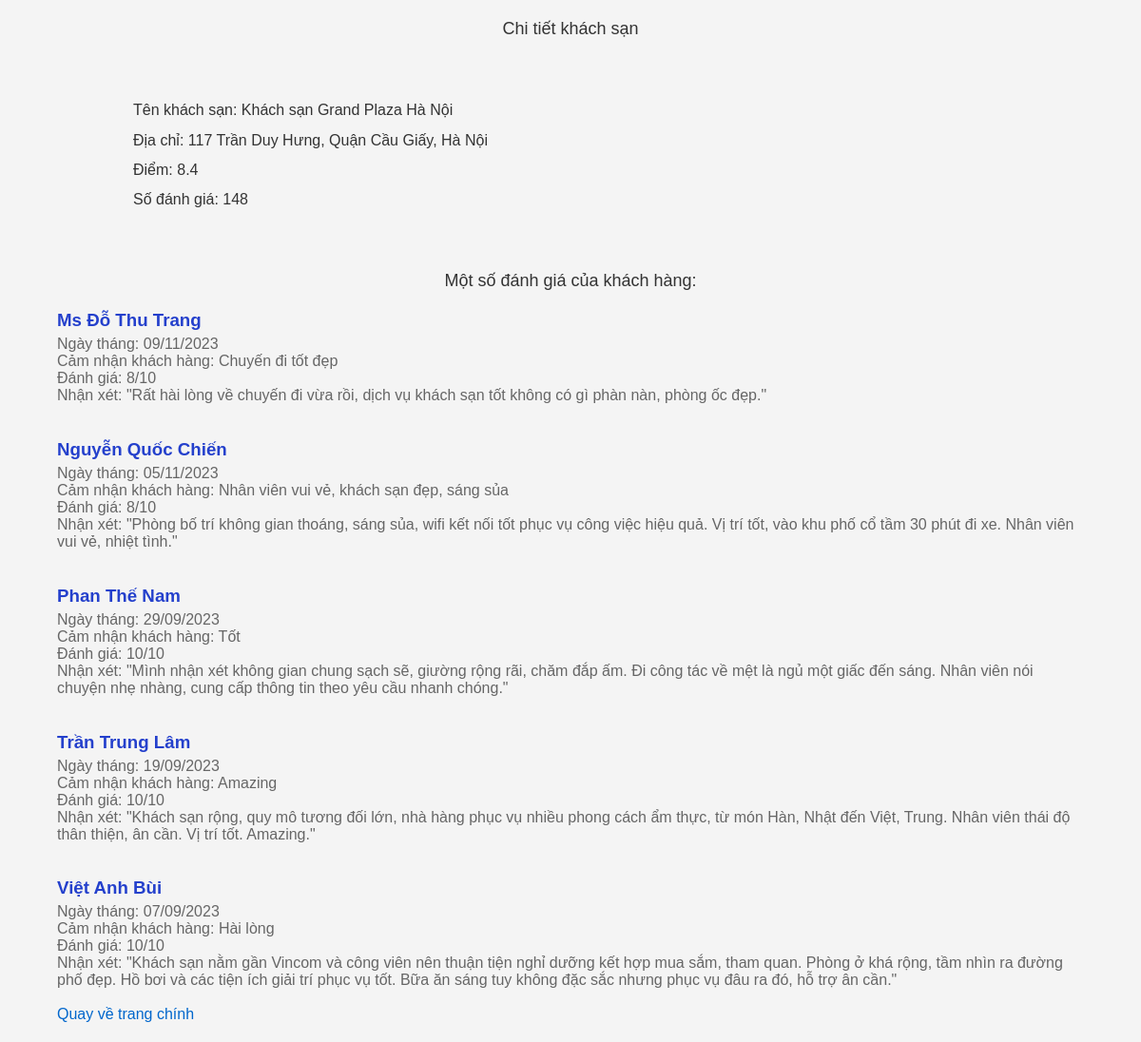
Screenshot of /details/3 with the database file from the repository.
### tables this page shows
CREATE TABLE hotels (
                id INTEGER PRIMARY KEY,
                ten_ks TEXT,
                so_sao TEXT,
                danh_gia TEXT,
                dia_chi TEXT
            );

CREATE TABLE binh_luan (
                id INTEGER PRIMARY KEY,
                hotel_id INTEGER,
                ho_ten TEXT,
                ngay_thang TEXT,
                cam_nhan_kh TEXT,
                nhan_xet TEXT,
                so_sao_dg TEXT,
                FOREIGN KEY(hotel_id) REFERENCES hotels(id)
            );

### web.py (the view)
@app.route("/details/<int:id>", methods = ["GET"])
def details(id):
    conn = sqlite3.connect(dbname)
    cursor = conn.cursor()
    cursor.execute(f'select * from hotels where id = {id}')
    detail = cursor.fetchone()
    cursor.execute(f'select * from binh_luan where hotel_id = {id}')
    comments = cursor.fetchall()
    conn.close()
    return render_template("detail.html", detail = detail, comments = comments)

### templates/detail.html (shortened to what this page needs)
<!DOCTYPE html>
<html lang="en">
<head>
    <link rel="stylesheet" href="/static/style.css">
</head>
<body>
    <h1>Chi tiết khách sạn</h1>
    <br><br>
    <div class="detail">
        <h2>Tên khách sạn: {{detail[1]}}</h2>
        <h2>Địa chỉ: {{detail[4]}}</h2>
        <h2>Điểm: {{detail[2]}}</h2>
        <h2>Số đánh giá: {{detail[3]}}</h2>
    </div>
    <br><br>
    <h1>Một số đánh giá của khách hàng:</h1>
    <div class="comment">
        {% for comment in comments %}
            <h3>{{comment[2]}}</h3>
            <p>Ngày tháng: {{comment[3]}}</p>
            <p>Cảm nhận khách hàng: {{comment[4]}}</p>
            <p>Đánh giá: {{comment[6]}}</p>
            <p>Nhận xét: {{comment[5]}}</p>
            <br>
        {%endfor%}
    </div>
    <a href="{{url_for('index')}}"">Quay về trang chính</a>
</body>
</html>

### static/style.css (style rules this page uses)
body { font-family: Arial, sans-serif; background-color: #f4f4f4; margin: 20px 5vw ; padding: 0; }
h1, h2 { color: #333; }
a { color: #0066cc; text-decoration: none; }
.comment { margin-top: 20px; }
.comment h3 { color:#2440cc; font-weight: 700; margin-bottom: 5px; }
.comment p { margin: 0; color: #666; }
h1 { text-align: center; font-size: large; font-weight: 400; }
h2 { border: none; outline: none; font-size: medium; font-weight: 300; }
.detail { margin: 0 5vw ; padding: 5px 20px; }

### rows the page displays
hotels: ten_ks "Khách sạn Grand Plaza Hà Nội", dia_chi "117 Trần Duy Hưng, Quận Cầu Giấy, Hà Nội", so_sao "8.4", danh_gia "148"
binh_luan: ho_ten "Ms Đỗ Thu Trang", ngay_thang "09/11/2023", cam_nhan_kh "Chuyến đi tốt đẹp", so_sao_dg "8/10", nhan_xet "\"Rất hài lòng về chuyến đi vừa rồi, dịch vụ khách sạn tốt không có gì phàn nàn, phòng ốc đẹp.\""
binh_luan: ho_ten "Nguyễn Quốc Chiến", ngay_thang "05/11/2023", cam_nhan_kh "Nhân viên vui vẻ, khách sạn đẹp, sáng sủa", so_sao_dg "8/10", nhan_xet "\"Phòng bố trí không gian thoáng, sáng sủa, wifi kết nối tốt phục vụ công việc hiệu quả. Vị trí tốt, vào khu phố cổ tầm 30 phút đi xe. Nhân viên vui vẻ, nhiệt tình.\""
binh_luan: ho_ten "Phan Thế Nam", ngay_thang "29/09/2023", cam_nhan_kh "Tốt", so_sao_dg "10/10", nhan_xet "\"Mình nhận xét không gian chung sạch sẽ, giường rộng rãi, chăm đắp ấm. Đi công tác về mệt là ngủ một giấc đến sáng. Nhân viên nói chuyện nhẹ nhàng, cung cấp thông tin theo yêu cầu nhanh chóng.\""
binh_luan: ho_ten "Trần Trung Lâm", ngay_thang "19/09/2023", cam_nhan_kh "Amazing", so_sao_dg "10/10", nhan_xet "\"Khách sạn rộng, quy mô tương đối lớn, nhà hàng phục vụ nhiều phong cách ẩm thực, từ món Hàn, Nhật đến Việt, Trung. Nhân viên thái độ thân thiện, ân cần. Vị trí tốt. Amazing.\""
binh_luan: ho_ten "Việt Anh Bùi", ngay_thang "07/09/2023", cam_nhan_kh "Hài lòng", so_sao_dg "10/10", nhan_xet "\"Khách sạn nằm gần Vincom và công viên nên thuận tiện nghỉ dưỡng kết hợp mua sắm, tham quan. Phòng ở khá rộng, tầm nhìn ra đường phố đẹp. Hồ bơi và các tiện ích giải trí phục vụ tốt. Bữa ăn sáng tuy không đặc sắc nhưng phục vụ đâu ra đó, hỗ trợ ân cần.\""
